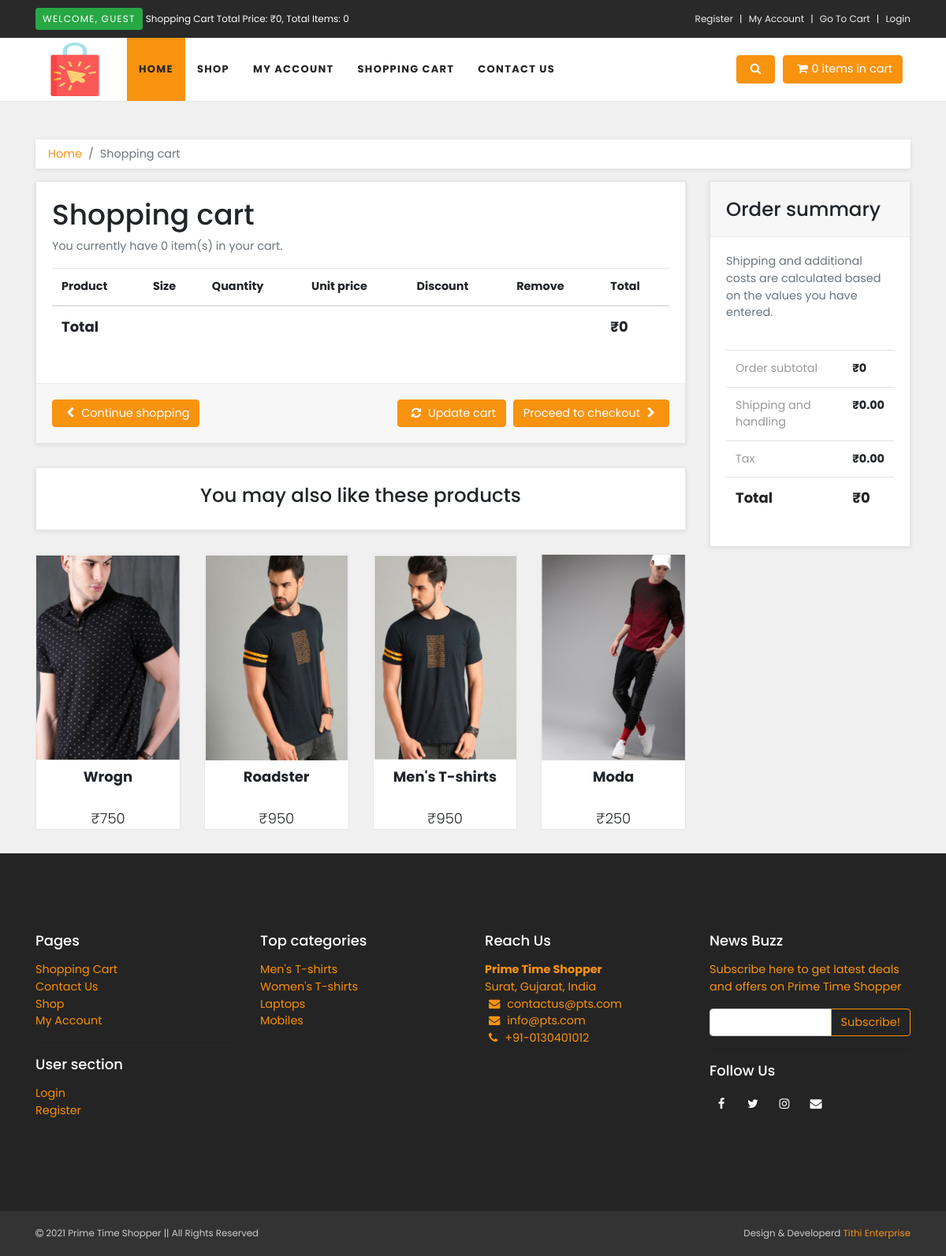
The app's page /cart.php with its own data.
### tables this page shows
CREATE TABLE `products` (
  `product_id` int(255) NOT NULL,
  `p_cat_id` int(255) NOT NULL,
  `cat_id` int(255) NOT NULL,
  `date` timestamp NOT NULL DEFAULT current_timestamp() ON UPDATE current_timestamp(),
  `product_title` text NOT NULL,
  `product_img1` text NOT NULL,
  `product_img2` text NOT NULL,
  `product_img3` text NOT NULL,
  `product_price` int(255) NOT NULL,
  `product_desc` text NOT NULL,
  `product_keywords` text NOT NULL
);

CREATE TABLE `product_categories` (
  `p_cat_id` int(25) NOT NULL,
  `p_cat_title` text NOT NULL,
  `p_cat_desc` text NOT NULL
);

### cart.php (the view, shortened to what this page needs)
<?php
include('includes/db_config.php');
include('functions/functions.php');
?>
<!DOCTYPE html>
<html>
<head>
  <link rel="stylesheet" href="styles/bootstrap/css/bootstrap.min.css">
  <link rel="stylesheet" href="styles/font-awesome/css/font-awesome.min.css">
  <link rel="stylesheet" href="styles/owl.carousel/assets/owl.carousel.css">
  <link rel="stylesheet" href="styles/owl.carousel/assets/owl.theme.default.css">
  <link rel="stylesheet" href="styles/style.default.css" id="theme-stylesheet">
  <link rel="stylesheet" href="styles/custom.css">
</head>
<body>
  <?php include('includes/header.php'); ?>
  <div id="all">
    <div id="content">
      <div class="container">
        <div class="row">
          <div class="col-lg-12">
            <nav aria-label="breadcrumb">
              <ol class="breadcrumb">
                <li class="breadcrumb-item"><a href="index.php">Home</a></li>
                <li aria-current="page" class="breadcrumb-item active">Shopping cart</li>
              </ol>
            </nav>
          </div>
          <div id="basket" class="col-lg-9">
            <div class="box">
              <form method="POST" action="cart.php" enctype="multipart/form-data">
                <h1>Shopping cart</h1>
                <?php
                $ip_add = getRealIPaddress();
                $select_cart = "SELECT * FROM cart where ip_add='$ip_add'";
                $run_cart = mysqli_query($con, $select_cart);
                $count = mysqli_num_rows($run_cart);
                ?>
                <p class="text-muted">You currently have <?php echo $count; ?> item(s) in your cart.</p>
                <div class="table-responsive">
                  <table class="table">
                    <thead>
                      <tr>
                        <th colspan="2">Product</th>
                        <th>Size</th>
                        <th>Quantity</th>
                        <th>Unit price</th>
                        <th>Discount</th>
                        <th>Remove</th>
                        <th>Total</th>
                      </tr>
                    </thead>
                      <?php
                      $total = 0;
                      ?>
                    <tfoot>
                      <tr>
                        <th colspan="7">Total</th>
                        <th colspan="1">&#8377;<?php echo $total ?></th>
                      </tr>
                    </tfoot>
                  </table>
                </div>
                <div class="box-footer d-flex justify-content-between flex-column flex-lg-row">
                  <div class="left"><a href="index.php" class="btn btn-primary"><i class="fa fa-chevron-left"></i> Continue shopping</a></div>
                  <div class="right">
                    <button class="btn btn-primary" type='submit' name='update'><i class="fa fa-refresh"></i> Update cart</button>
                    <a href='customer/my_account.php' class="btn btn-primary">Proceed to checkout <i class="fa fa-chevron-right"></i></a>
                  </div>
                </div>
              </form>
            </div>
            <div id="details" class="box">
              <h3 class="text-center text-outline-primary">You may also like these products</h3>
            </div>
            <div class="row same-height-row">
              <?php
              $get_products = "select * from products order by rand() LIMIT 0,4";
              $run_products = mysqli_query($con, $get_products);
              while ($row_products = mysqli_fetch_array($run_products)) {
                $pro_id = $row_products['product_id'];
                $pro_title = $row_products['product_title'];
                $pro_price = $row_products['product_price'];
                $pro_img1 = $row_products['product_img1'];
              ?>
                <div class="col-md-3 col-sm-6">
                  <div class="product same-height">
                    <a href="details.php?pro_id=<?php echo $pro_id ?>"><img src="admin_area/admin_product_images/<?php echo $pro_img1 ?>" class="img-responsive" height="75%" width='100%'></a>
                    <div class="text">
                      <h3><?php echo $pro_title ?></h3>
                      <p class="price">&#8377;<?php echo $pro_price ?></p>
                    </div>
                  </div>
                </div>
              <?php } ?>
            </div>
          </div>
          <div class="col-lg-3">
            <div id="order-summary" class="box">
              <div class="box-header">
                <h3 class="mb-0">Order summary</h3>
              </div>
              <p class="text-muted">Shipping and additional costs are calculated based on the values you have entered.</p>
              <div class="table-responsive">
                <table class="table">
                  <tbody>
                    <tr>
                      <td>Order subtotal</td>
                      <th>&#8377;<?php echo $total ?></th>
                    </tr>
                    <tr>
                      <td>Shipping and handling</td>
                      <th>&#8377;0.00</th>
                    </tr>
                    <tr>
                      <td>Tax</td>
                      <th>&#8377;0.00</th>
                    </tr>
                    <tr class="total">
                      <td>Total</td>
                      <th>&#8377;<?php echo $total ?></th>
                    </tr>
                  </tbody>
                </table>
              </div>
            </div>
          </div>
        </div>
      </div>
    </div>
  </div>
  <?php include('./includes/footer.php'); ?>
</body>
</html>

### includes/footer.php (shortened to what this page needs)
<div id="footer">
  <div class="container">
    <div class="row">
      <div class="col-lg-3 col-md-6">
        <h4 class="mb-3">Pages</h4>
        <ul class="list-unstyled">
          <li><a href="cart.php">Shopping Cart</a></li>
          <li><a href="contact.php">Contact Us</a></li>
          <li><a href="shop.php">Shop</a></li>
          <li><a href="customer/my_account.php">My Account</a></li>
        </ul>
        <hr>
        <h4 class="mb-3">User section</h4>
        <ul class="list-unstyled">
          <li><a href="customer/my_account.php">Login</a></li>
          <li><a href="customer_register.php">Register</a></li>
        </ul>
      </div>
      <div class="col-lg-3 col-md-6">
        <h4 class="mb-3">Top categories</h4>
        <ul class="list-unstyled">
          <?php
          $p_get_cats = "SELECT * FROM product_categories";
          $run_p_cats = mysqli_query($con, $p_get_cats);
          while ($res_p_cats = mysqli_fetch_array($run_p_cats)) {
            $p_cat_id = $res_p_cats['p_cat_id'];
            $p_cat_title = $res_p_cats['p_cat_title'];
            echo "
              <li><a href='shop.php?p_cat=$p_cat_id'>$p_cat_title</a></li>
              ";
          }
          ?>
        </ul>
      </div>
      <div class="col-lg-3 col-md-6">
        <h4 class="mb-3">Reach Us</h4>
        <p>
          <strong>Prime Time Shopper</strong>
          <br>Surat, Gujarat, India
          <br><a href="mailto:someone@example.com" class="email external"><i class="fa fa-envelope"></i> contactus@pts.com</a>
          <br><a href="mailto:someone@example.com" class="email external"><i class="fa fa-envelope"></i> info@pts.com</a>
          <br><a href="tel:+910130401012"><i class="fa fa-phone"></i> +91-0130401012</a>
        </p>
      </div>
      <div class="col-lg-3 col-md-6">
        <h4 class="mb-3">News Buzz</h4>
        <p>Subscribe here to get latest deals and offers on Prime Time Shopper</p>
        <form action="" method="post">
          <div class="input-group">
            <input type="text" name="email" class="form-control" required><span class="input-group-append">
              <button type="submit" name="" class="btn btn-outline-secondary">Subscribe!</button></span>
          </div>
        </form>
        <hr>
        <h4 class="mb-3">Follow Us</h4>
        <p class="social"><a href="#" class="facebook external"><i class="fa fa-facebook"></i></a><a href="#" class="twitter external"><i class="fa fa-twitter"></i></a><a href="#" class="instagram external"><i class="fa fa-instagram"></i></a><a href="mailto:someone@example.com" class="email external"><i class="fa fa-envelope"></i></a></p>
      </div>
    </div>
  </div>
</div>
<div id="copyright">
  <div class="container">
    <div class="row">
      <div class="col-lg-6 mb-2 mb-lg-0">
        <p class="text-center text-lg-left"><i class="fa fa-copyright"></i>&nbsp;<?php echo date('Y') ?> Prime Time Shopper || All Rights Reserved</p>
      </div>
      <div class="col-lg-6">
        <p class="text-center text-lg-right">Design & Developerd <a href="#">Tithi Enterprise</a>
        </p>
      </div>
    </div>
  </div>
</div>

### styles/style.default.css (style rules this page uses)
body { overflow-x: hidden; background-color: #f0f0f0; }
a, button { -webkit-transition: all 0.3s; transition: all 0.3s; outline: none; }
a i.fa, button i.fa { margin: 0 5px; }
h1 { font-weight: 700; }
.btn-primary { color: #fff !important; }
.btn + .btn { margin-left: 5px; }
.breadcrumb { -webkit-box-shadow: 0 1px 5px rgba(0, 0, 0, 0.1); box-shadow: 0 1px 5px rgba(0, 0, 0, 0.1); background: #fff; border-radius: 0; padding: 0.5rem 1rem; }
#footer { background: #242424; padding: 100px 0; }
#footer ul { padding-left: 0; list-style: none; }
#footer h4, #footer h5 { color:white; }
#footer ul a { color: #fa8f03; }
#footer p { color:#f89310; }
#footer .social { text-align: left; }
#footer .social a { margin: 0 10px 0 0; color: #fff; display: inline-block; width: 30px; height: 30px; border-radius: 15px; line-height: 26px; font-size: 15px; text-align: center; -webkit-transition: all 0.3s; transition: all 0.3s; vertical-align: bottom; background-color: #242424; }
#footer .social a i { vertical-align: bottom; line-height: 30px; }
#copyright { background: #333; color: #ccc; padding: 20px 0; font-size: 0.738rem; }
#copyright p { margin: 0; }
.box { background: #fff; margin: 0 0 30px; border: solid 1px #e6e6e6; padding: 20px; -webkit-box-shadow: 0 1px 5px rgba(0, 0, 0, 0.1); box-shadow: 0 1px 5px rgba(0, 0, 0, 0.1); }
.box .box-header { clear: both; background: #f7f7f7; margin: -20px -20px 20px; padding: 20px; border-bottom: solid 1px #eee; }
.box .box-footer { clear: both; background: #f7f7f7; margin: 30px -20px -20px; padding: 20px; border-top: solid 1px #eee; }
#content .product { background: #fff; border: solid 1px #e6e6e6; margin-bottom: 30px; }
#content .product .text { padding: 10px 10px 0; }
#content .product .text h3 { font-size: 1.125rem; font-weight: 700; height: 42px; text-align: center; overflow: hidden; }
#content .product .text p.price { font-size: 1.125rem; text-align: center; font-weight: 300; }
#content #order-summary table { margin-top: 20px; }
#content #order-summary table td { color: #999; }
#content #order-summary table tr.total td, #content #order-summary table tr.total th { font-size: 1.125rem; color: #242424; font-weight: 700; }
#content #checkout .table tfoot, #content #basket .table tfoot, #content #customer-order .table tfoot { font-size: 1.125rem; }
.btn { font-weight: 400; border: 1px solid transparent; padding: 0.375rem 0.75rem; font-size: 0.9rem; line-height: 1.5; border-radius: 0.25rem; -webkit-transition: color 0.15s ease-in-out, background-color 0.15s ease-in-out, border-color 0.15s ease-in-out, -webkit-box-shadow 0.15s ease-in-out; transition: color 0.15s ease-in-out, background-color 0.15s ease-in-out, border-color 0.15s ease-in-out, -webkit-box-shadow 0.15s ease-in-out; transition: color 0.15s ease-in-out, background-color 0.15s ease-in-out, border-color 0.15s ease-in-out, box-shadow 0.15s ease-in-out; transition: color 0.15s ease-in-out, background-color 0.15s ease-in-out, border-color 0.15s ease-in-out, box-shadow 0.15s ease-in-out, -webkit-box-shadow 0.15s ease-in-out; }
.btn-primary { color: #212529; background-color: #f89310; border-color: #f89310; }
.btn-outline-secondary { color: #fa8f03; background-color: transparent; background-image: none; border-color: #fa8f03; }
body { font-family: "Poppins", Helvetica, Arial, sans-serif; font-size: 0.9rem; font-weight: 400; line-height: 1.5; color: #212529; background-color: #f0f0f0; }
a { color: #f89310; text-decoration: none; }
h1, h2, h3, h4, h5, h6, .h1, .h2, .h3, .h4, .h5, .h6 { margin-bottom: 0.5rem; font-family: inherit; font-weight: 500; line-height: 1.2; color: inherit; }
h1, .h1 { font-size: 2.25rem; }
h3, .h3 { font-size: 1.53rem; }
h4, .h4 { font-size: 1.125rem; }
hr { border-top: 1px solid rgba(0, 0, 0, 0.1); }
.form-control { padding: 0.375rem 0.75rem; font-size: 0.9rem; line-height: 1.5; color: #495057; background-color: #fff; border: 1px solid #ced4da; border-radius: 0.25rem; -webkit-transition: border-color 0.15s ease-in-out, -webkit-box-shadow 0.15s ease-in-out; transition: border-color 0.15s ease-in-out, -webkit-box-shadow 0.15s ease-in-out; transition: border-color 0.15s ease-in-out, box-shadow 0.15s ease-in-out; transition: border-color 0.15s ease-in-out, box-shadow 0.15s ease-in-out, -webkit-box-shadow 0.15s ease-in-out; }
.form-control::placeholder { color: #242424; }

### records on screen
products: product_img1 (picture), product_title "Wrogn", product_price "750"
products: product_img1 (picture), product_title "Roadster", product_price "950"
products: product_img1 (picture), product_title "Men's T-shirts", product_price "950"
products: product_img1 (picture), product_title "Moda", product_price "250"
product_categories: p_cat_title "Men's T-shirts"
product_categories: p_cat_title "Women's T-shirts"
product_categories: p_cat_title "Laptops"
product_categories: p_cat_title "Mobiles"

### other values on screen
$total "0"
$count_items "0 0"
$count "0"
